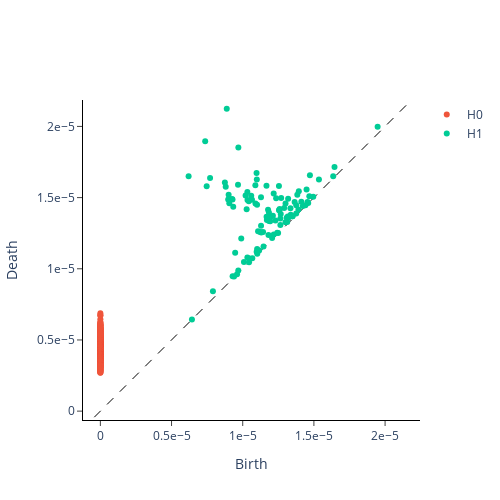

The notebook cell this image was saved under:
### Markdown cell above
### Features

### Code cell
data = epochs.get_data(copy = True)[0, 1, :]
print(data.shape)
embedder = gtda.time_series.SingleTakensEmbedding(parameters_type = 'search', time_delay = 25, dimension = 25)
res = embedder.fit_transform(data)
print(res.shape)
print(embedder.dimension_, embedder.time_delay_)
print(embedder.dimension, embedder.time_delay, embedder.stride)


persistence = gtda.homology.VietorisRipsPersistence(homology_dimensions = [0, 1], n_jobs = -1)
raw_diagram = persistence.fit_transform([ res ])
print(raw_diagram.shape)

plot = gtda.plotting.plot_diagram(raw_diagram[0])
display(plot)
